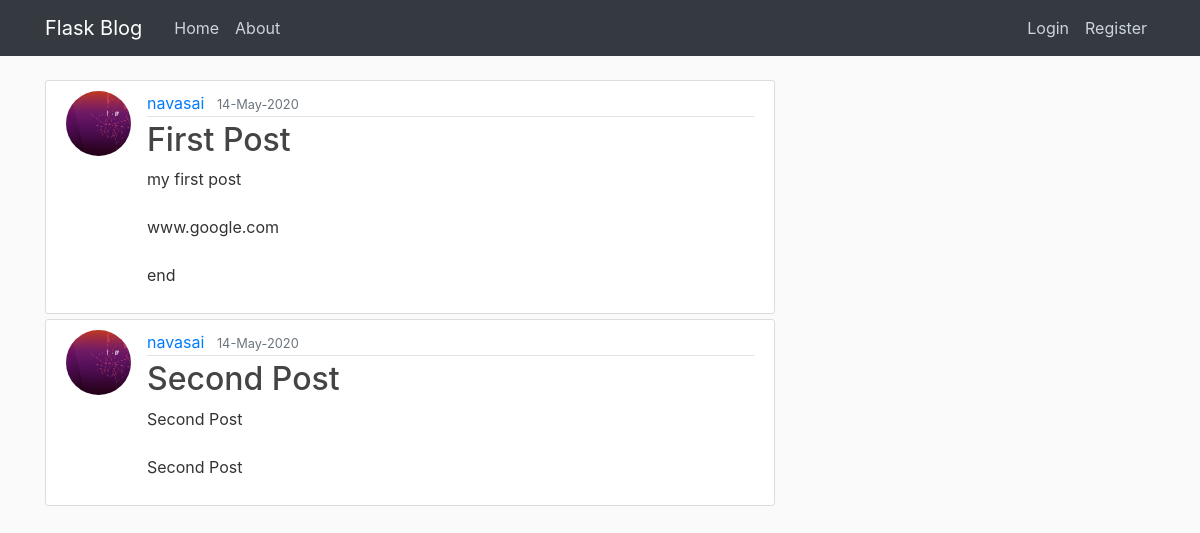
The page / on the database its author committed.
### flaskblog/models.py (models this page shows, shortened)
class Post(db.Model):
	id=db.Column(db.Integer,primary_key=True)
	title=db.Column(db.String(100),nullable=False)
	date_posted=db.Column(db.DateTime,nullable=False,default=datetime.utcnow)
	content=db.Column(db.Text,nullable=False)
	user_id=db.Column(db.Integer,db.ForeignKey('user.id'),nullable=False)

class User(db.Model,UserMixin):
	id=db.Column(db.Integer,primary_key=True)
	username=db.Column(db.String(30),unique=True,nullable=False)
	email=db.Column(db.String(50),unique=True,nullable=False)
	password=db.Column(db.String(60),unique=False,nullable=False)
	image_file=db.Column(db.String(20),nullable=False,default='default.jpg')
	posts=db.relationship('Post',backref='author',lazy=True)

### flaskblog/routes.py (the view)
@app.route('/')
def home():
	posts = Post.query.all()
	return render_template('home.html',posts=posts)

### flaskblog/templates/home.html
{% extends 'layout.html' %}
{% block content %}
	{% for post in posts%}
		<article class="media content-section">
      <img class="rounded-circle article-img"
            src="{{ url_for('static',filename='profile_pics/'+post.author.image_file) }}">
      <div class="media-body">
        <div class="article-metadata">
          <a class="mr-2" href="#">{{ post.author.username }}</a>
          <small class="text-muted">{{ post.date_posted.strftime('%d-%b-%Y') }}</small>
        </div>
          <h2><a class="article-title" href="{{ url_for('post', post_id=post.id) }}">{{ post.title }}</a></h2>
          <p class="article-content">{{ post.content }}</p>
      </div>
    </article>
	{%endfor%}
{% endblock content %}

### flaskblog/templates/layout.html (shortened to what this page needs)
<!DOCTYPE html>
<html>
<head>
    <link rel="stylesheet" href="https://maxcdn.bootstrapcdn.com/bootstrap/4.0.0/css/bootstrap.min.css">
    <link rel="stylesheet" type="text/css" href="{{ url_for('static', filename='main.css') }}">
</head>
<body>
    <header class="site-header">
      <nav class="navbar navbar-expand-md navbar-dark bg-dark fixed-top">
        <div class="container">
          <a class="navbar-brand mr-4" href="/">Flask Blog</a>
          <div class="collapse navbar-collapse" id="navbarToggle">
            <div class="navbar-nav mr-auto">
              <a class="nav-item nav-link" href={{ url_for('home') }}>Home</a>
              <a class="nav-item nav-link" href={{ url_for('about') }}>About</a>
            </div>
            <div class="navbar-nav">
              {% if current_user.is_authenticated %}
                <a class="nav-item nav-link" href={{ url_for('new_post') }}>New Post</a>
                <a class="nav-item nav-link" href={{ url_for('account') }}>Account</a>
                <a class="nav-item nav-link" href={{ url_for('logout') }}>Logout</a>
              {% else %}
                <a class="nav-item nav-link" href={{ url_for('login') }}>Login</a>
                <a class="nav-item nav-link" href={{ url_for('register') }}>Register</a>
              {% endif %}
            </div>
          </div>
        </div>
      </nav>
    </header>
    <main role="main" class="container">
      <div class="row">
        <div class="col-md-8">
        	{% block content %}{% endblock %}
        </div>
      </div>
    </main>
</body>
</html>

### flaskblog/static/main.css (style rules this page uses)
body { background: #fafafa; color: #333333; margin-top: 5rem; }
h1, h2, h3, h4, h5, h6 { color: #444444; }
.site-header .navbar-nav .nav-link { color: #cbd5db; }
.content-section { background: #ffffff; padding: 10px 20px; border: 1px solid #dddddd; border-radius: 3px; margin-bottom: 5px; }
.article-title { color: #444444; }
.article-content { white-space: pre-line; }
.article-img { height: 65px; width: 65px; margin-right: 16px; }
.article-metadata { padding-bottom: 1px; margin-bottom: 4px; border-bottom: 1px solid #e3e3e3 }

### rows shown on the page
Post: image_file (picture), author.username "navasai", date_posted "14-May-2020", title "First Post", content "my first post www.google.com end"
Post: image_file (picture), author.username "navasai", date_posted "14-May-2020", title "Second Post", content "Second Post Second Post"
